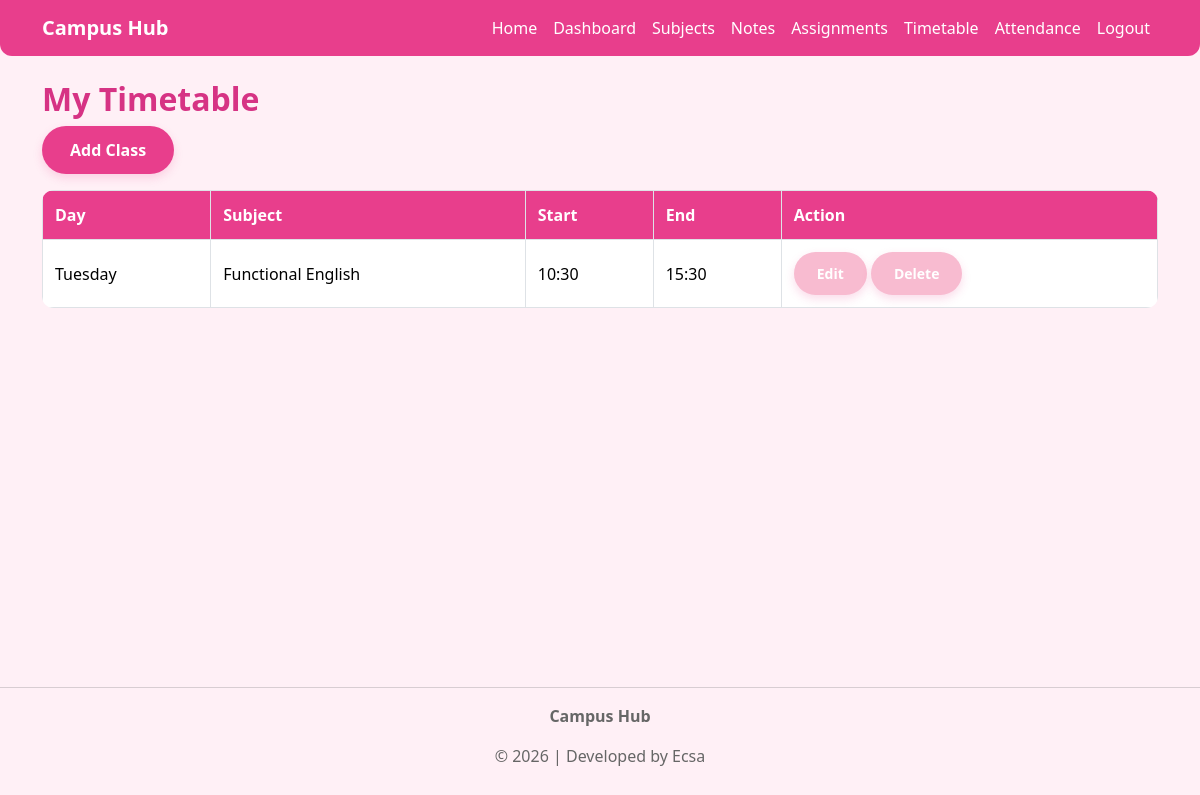
The app's page /timetable (signed in) with its own data.
### tables this page shows
CREATE TABLE timetable (
    id INTEGER PRIMARY KEY AUTOINCREMENT,
    user_id INTEGER NOT NULL,
    subject TEXT NOT NULL,
    day TEXT NOT NULL,
    start_time TEXT NOT NULL,
    end_time TEXT NOT NULL
);

### app.py (the view)
@app.route("/timetable")
def timetable():
    if "user_id" not in session:
        return redirect(url_for("login"))
    schedule = db.execute("""
        SELECT *
        FROM timetable
        WHERE user_id = ?
        ORDER BY day, start_time
    """, session["user_id"])
    return render_template(
        "timetable.html",
        schedule=schedule
    )

### templates/timetable.html (shortened to what this page needs)
{% extends "layout.html" %}
{% block content %}
<h2>My Timetable</h2>
<a href="{{ url_for('add_timetable') }}"
class="btn btn-add mb-3">
Add Class
</a>
<table class="table table-bordered">
<tr>
<th>Day</th>
<th>Subject</th>
<th>Start</th>
<th>End</th>
<th>Action</th>
</tr>
{% for row in schedule %}
<tr>
<td>{{ row.day }}</td>
<td>{{ row.subject }}</td>
<td>{{ row.start_time }}</td>
<td>{{ row.end_time }}</td>
<td>
<a href="{{ url_for('edit_timetable', id=row.id) }}"
class="btn btn-edit btn-sm">
Edit
</a>
<a href="{{ url_for('delete_timetable', id=row.id) }}"
class="btn btn-delete btn-sm"
onclick="return confirm('Are you sure you want to delete this class?')">
Delete
</a>
</td>
</tr>
{% else %}
<tr>
    <td colspan="5" class="text-center">
        No classes found.
    </td>
</tr>
{% endfor %}
</table>
{% endblock %}

### static/css/style.css (style rules this page uses)
body { background:#fff0f6; }
.table { background:white; }
.table th { background:#e83e8c; color:white; }
h2 { font-weight:bold; color:#d63384; }
.btn-add { background:#e83e8c; color:white; border:none; }
.btn-edit { background:#f8bbd0; color:white; }
.btn-delete { background:#f8bbd0; color:white; }
.btn-edit, .btn-delete, .btn-complete { padding:6px 12px; border-radius:8px; font-size:14px; }
.table td, .table th { vertical-align:middle; padding:12px; }
.table { border-radius:12px; overflow:hidden; }
.btn { box-shadow:0 4px 10px rgba(232,62,140,.18); }
.btn { border-radius:30px; padding:10px 22px; font-weight:600; box-shadow:0 4px 10px rgba(232,62,140,.18); }
html, body { height:100%; }
body { min-height:100vh; display:flex; flex-direction:column; background:#fff0f6; }
.btn-add { background:#e83e8c; color:white; border:none; border-radius:30px; padding:12px 28px; font-weight:600; transition:.3s; }

### records on screen
timetable: day "Tuesday", subject "Functional English", start_time "10:30", end_time "15:30"
